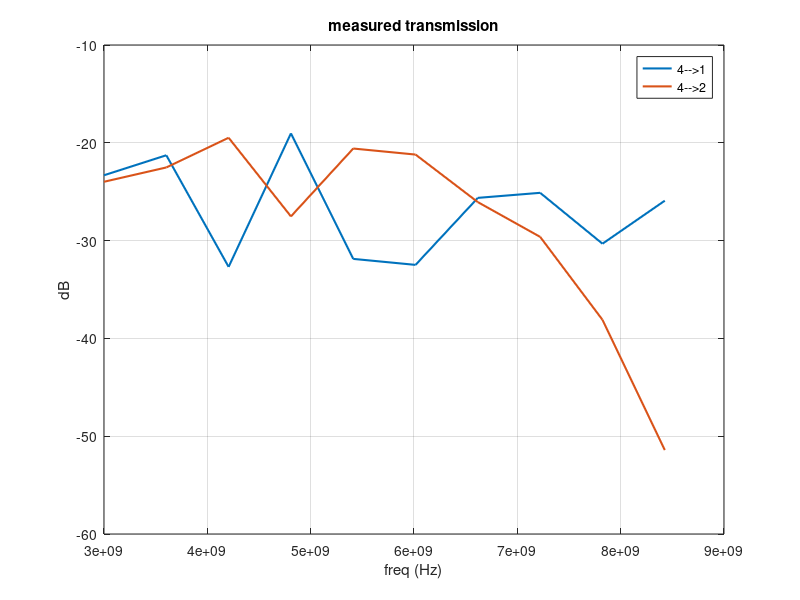

Recreate this plot in MATLAB. (Note: this script raises an error after producing the figure.)
clearvars
addpath('')

addpath(genpath('Z:\Users\Guy\coupling transission lines\repos\NOCKIT-simulation'))

name = "\Transmission@-40";

lab = true;


if lab

   folder = 'Z:\Measurements\2020.dir\01_12_20 cooldown\Nockit6';
else
   folder = 'C:\Users\guypa\Google Drive\LIMUDIM\Lab_research\nockit6 data\Nockit6'; 
end
%% import data
smoothing = 0;

% traceid = 1:4;
% path =  strcat(folder,name);
% clearvars data
% for i=1:length(traceid)
% 
%         foldername = sprintf("4to%s", num2str(traceid(i)));
% 
%     folder_path = strcat(path, "\", foldername);
%  
%     [freq, data_raw] = import_data_4_fun(folder_path);
%     data(i,:) = data_raw(end,:);
% end
load NOCKIT5_2traces_data.mat
% data_mag = (abs(data).^2);
% data_dB = 10*log10(data_mag);


if smoothing
    for i=1:4
   data_dB(i,:) = smooth(data_dB(i,:), smoothing); 
    end
end

 % down sampling
res = 201;
%data_dB_red = nan(2,res);
freq_red = downsample(freq,res);
data_dB_red = (downsample(data_dB, res))';
% for i=1:2
%     
%  data_dB_red(:,i) = downsample(data_dB(:,i), res);
% end

%% plot 
figure(301); clf; plot(freq_red, data_dB_red(:,:), 'linewidth', 1.5); grid on; xlabel('freq (Hz)'); ylabel('dB'); title('measured transmission')
legend("4-->1","4-->2","4-->3","4-->4");
%  c_o = colororder;
 
%  colororder('default')
%% fitting
    v_ph = 1.8628e+06;
    v_ph_c = 5.4916e+06;
    Z0 = 50.1153;
    Zc = 1.9916e+03;

Y0 = 1/Z0;
Yc = 1/Zc;


% geometry: and network structure
N=30; % number of couplers. (= number of unit cells minus 1) 
M = 2; % number of lines
L0 = 100e-6; % length of each line segment
d = 26e-6; % length of each coupler segment

W=2.3e-6; % width of primary and secondary transmission lines
t=8e-9; % thickness of WSi (sputtered)
H=16e-9; % height of dielectric (say, Si - evaporated)
W_c=280e-9; % width of coupling line


[Y0, v_ph] = get_microstrip_properties(W,t,H);
[Yc, v_ph_c] = get_microstrip_properties(W_c,t,H);


% frequency etc.
%freq = 1e9*linspace(3,9,201); 
omega= 2*pi*freq;



input_idx = [1];   % can be more than one.
%%
% define graph: define an array of nodes with M rows and N+2 columns. the
% nodes are numbered such that nodes 1:M are the first column, M+1:2*M are
% the socond column  etc.
nodes = reshape(1:M*(N+2),M,N+2 );  
G = digraph();
% define main lines:
% connect each node (m,n) to (m, n+1), with weight  2.
% by convention weight 2 means a "main" edge and not a coupler.
s = nodes(:,1:N+1);
t = nodes(:,2:N+2);
w = 2*ones(size(s));
G = G.addedge(s,t,w);

% define coupling lines:
% connect each node (m,n) to (n+1,n) with weight 1.
% by convention weight 1 means a coupling edge.
s = reshape(nodes(1:M-1, 2:N+1), 1,(N)*(M-1));
t = reshape(nodes(2:M, 2:N+1), 1,(N)*(M-1));
w = ones(size(s));
G = G.addedge(s,t,w);


edge_num = G.numedges;
nodes_num = G.numnodes;

% figure(504)
% clf
% G.plot('xdata', x, 'ydata',y, 'linewidth', LWidths);

%


% define edges attributres; pahe velocity, length and characteristic
% admittance:
% rememeber weight = 1 means coupler edge, weight = 2 means regular edge:
%clearvars G.Edges.v_ph G.Edges.L G.Edges.Y
G.Edges.v_ph(G.Edges.Weight==2) = v_ph*ones(sum(G.Edges.Weight==2),1);
G.Edges.v_ph(G.Edges.Weight==1) = v_ph_c*ones(sum(G.Edges.Weight==1),1);
G.Edges.L(G.Edges.Weight==2) = L0*ones(sum(G.Edges.Weight==2),1);
G.Edges.L(G.Edges.Weight==1) = d*ones(sum(G.Edges.Weight==1),1);
G.Edges.Y(G.Edges.Weight==2) = Y0*ones(sum(G.Edges.Weight==2),1);
G.Edges.Y(G.Edges.Weight==1) = Yc*ones(sum(G.Edges.Weight==1),1);

% define boundary conditions attribute for each edge according to the
% following convention:
% 0 - do nothing
% 1 - set t to 0
% 2 - set r to 0
% 3 - set t to 1
% 4 - set r t0 1
G.Edges.BC = zeros(edge_num,1);
G.Edges.BC(G.findedge(nodes(:,1),nodes(:,2))) = 1*ones(M,1);
G.Edges.BC(G.findedge(nodes(input_idx,1),nodes(input_idx,2))) = 3;
G.Edges.BC(G.findedge(nodes(:,N+1),nodes(:,N+2))) = 2*ones(M,1);


%%

graph_data = process_graph(G);






%% config
% options = optimoptions('fmincon','Display','iter', 'PlotFcn', 'optimplotfval','PlotFcn', 'optimplotfval');
% 
% options = optimoptions('fmincon','Display','iter','Algorithm','sqp', 'PlotFcn', 'optimplotfval','PlotFcn', 'optimplotfval');
% options = optimoptions('fmincon','Display','iter','Algorithm','sqp-legacy', 'PlotFcn', 'optimplotfval','PlotFcn', 'optimplotfval');
% options = optimoptions('fmincon','Display','iter','Algorithm','interior-point', 'PlotFcn', 'optimplotfval','PlotFcn', 'optimplotfval');
% options = optimoptions('fmincon','Display','iter','Algorithm','active-set', 'PlotFcn', 'optimplotfval','PlotFcn', 'optimplotfval');

options = optimset('PlotFcns',@optimplotfval, 'Display','iter');
% %    x0 =  [1.99 ,   0.9 ,  0.8, -52];
% x0 = [1.9935    1.9193    0.8418  -21.9094];
% % x0 = [1.9, -52]
% lb = [.2,-60];
% ub = [3,-45];
% x0 = [2,2,1,-22]
x0 = [1,.8,1,1,1,-22];


 x0 =[1.0819    1.3596    0.4855    1.2106    1.0862  -22.0017]
 x0 = [0.9717    1.3580    0.4355    1.1422    1.0249]
 
    x0 = [1.0170    0.7107    0.2524    1.0619    0.9896]
%  x0 = [1,.8,.25]
 
%   x0 = [1.0163    0.7106    0.2522    1.0612    0.9889];
% x0 = [1,.8 , 0.25, 1,1];

x0 = [1,.8 , 0.25, -22];
x0= [  1.1051    0.7540    0.3074 ];

%   lb = [.6, .6, .1,0.8,0.7];
  lb = [.6, .6, .1];
% ub = [1.3, 1.4,2,1.2,1.3];
ub = [1.3, 1.4,2];

A = [];
b = [];
Aeq = [];
beq = [];

%% minimize
fun = @(x) get_cost_5(G,freq_red, data_dB_red, x);
fun(x0)
%%
% [X,costval] = fmincon(fun,x0, A,b,Aeq,beq,lb,ub,[], options)
 [X,costval] = fminsearchbnd(fun,x0,lb,ub ,options)

%% plot
% X = [1.6973    2.9982    2.9024  -52.7307];
% X = [2.1635    0.7438    0.7321  -51.2686];
% X = [2.1740    0.4795    0.4708,-51.2686]
% X = [2.1386    2.8675    2.9995];
% X = [1.0096    0.2403    0.2425];
%  X = [1.9935    0.9193    0.8418  -21.9094];
% offset = -51.2686;
figure(333); clf;
% 
%      v_ph_new = b_ph*X(1);
%     v_ph_c+_new = v_ph_c*X(2);
% %     Z0 = 50.1153;
%      Yc_new = Yc/X(3);

trans_dB = get_trans(G,freq,X, -22, 1:2);
%%
figure(333)
plot(freq, (trans_dB), 'linewidth',1.5 ,'linestyle', '--');
% ylim('auto')
% legend("4-->1","4-->2","4-->3","4-->4");
 grid on; xlabel('freq (Hz)'); ylabel('dB'); title('simulated transmission')
 hold on
  cc = colororder();
    plot(freq, data_dB(:,1), 'color',cc(1,:))
    plot(freq, data_dB(:,2), 'color',cc(2,:))
%  c_o = colororder;
 
%  colororder(c_o)
 


